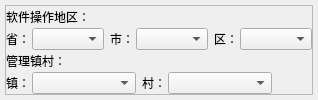
<?xml version="1.0" encoding="UTF-8"?>
<ui version="4.0">
 <class>AddsSelectWidget</class>
 <widget class="QWidget" name="AddsSelectWidget">
  <property name="geometry">
   <rect>
    <x>0</x>
    <y>0</y>
    <width>311</width>
    <height>100</height>
   </rect>
  </property>
  <property name="windowTitle">
   <string>AddsSelectWidget</string>
  </property>
  <layout class="QGridLayout" name="gridLayout">
   <property name="leftMargin">
    <number>5</number>
   </property>
   <property name="topMargin">
    <number>5</number>
   </property>
   <property name="rightMargin">
    <number>5</number>
   </property>
   <property name="bottomMargin">
    <number>5</number>
   </property>
   <property name="spacing">
    <number>0</number>
   </property>
   <item row="0" column="0">
    <widget class="QFrame" name="frame">
     <property name="frameShape">
      <enum>QFrame::StyledPanel</enum>
     </property>
     <property name="frameShadow">
      <enum>QFrame::Raised</enum>
     </property>
     <layout class="QVBoxLayout" name="verticalLayout">
      <property name="spacing">
       <number>0</number>
      </property>
      <property name="leftMargin">
       <number>0</number>
      </property>
      <property name="topMargin">
       <number>0</number>
      </property>
      <property name="rightMargin">
       <number>0</number>
      </property>
      <property name="bottomMargin">
       <number>0</number>
      </property>
      <item>
       <layout class="QHBoxLayout" name="horizontalLayout_3">
        <item>
         <widget class="QLabel" name="label">
          <property name="text">
           <string>软件操作地区：</string>
          </property>
         </widget>
        </item>
        <item>
         <spacer name="horizontalSpacer">
          <property name="orientation">
           <enum>Qt::Horizontal</enum>
          </property>
          <property name="sizeHint" stdset="0">
           <size>
            <width>40</width>
            <height>20</height>
           </size>
          </property>
         </spacer>
        </item>
       </layout>
      </item>
      <item>
       <layout class="QHBoxLayout" name="horizontalLayout">
        <item>
         <widget class="QLabel" name="label_2">
          <property name="sizePolicy">
           <sizepolicy hsizetype="Fixed" vsizetype="Preferred">
            <horstretch>0</horstretch>
            <verstretch>0</verstretch>
           </sizepolicy>
          </property>
          <property name="minimumSize">
           <size>
            <width>20</width>
            <height>0</height>
           </size>
          </property>
          <property name="maximumSize">
           <size>
            <width>20</width>
            <height>16777215</height>
           </size>
          </property>
          <property name="text">
           <string>省：</string>
          </property>
         </widget>
        </item>
        <item>
         <widget class="QComboBox" name="comboBox"/>
        </item>
        <item>
         <widget class="QLabel" name="label_3">
          <property name="sizePolicy">
           <sizepolicy hsizetype="Fixed" vsizetype="Preferred">
            <horstretch>0</horstretch>
            <verstretch>0</verstretch>
           </sizepolicy>
          </property>
          <property name="minimumSize">
           <size>
            <width>20</width>
            <height>0</height>
           </size>
          </property>
          <property name="maximumSize">
           <size>
            <width>20</width>
            <height>16777215</height>
           </size>
          </property>
          <property name="text">
           <string>市：</string>
          </property>
         </widget>
        </item>
        <item>
         <widget class="QComboBox" name="comboBox_2"/>
        </item>
        <item>
         <widget class="QLabel" name="label_4">
          <property name="sizePolicy">
           <sizepolicy hsizetype="Fixed" vsizetype="Preferred">
            <horstretch>0</horstretch>
            <verstretch>0</verstretch>
           </sizepolicy>
          </property>
          <property name="minimumSize">
           <size>
            <width>20</width>
            <height>0</height>
           </size>
          </property>
          <property name="maximumSize">
           <size>
            <width>20</width>
            <height>16777215</height>
           </size>
          </property>
          <property name="text">
           <string>区：</string>
          </property>
         </widget>
        </item>
        <item>
         <widget class="QComboBox" name="comboBox_3"/>
        </item>
       </layout>
      </item>
      <item>
       <layout class="QHBoxLayout" name="horizontalLayout_4">
        <item>
         <widget class="QLabel" name="label_5">
          <property name="text">
           <string>管理镇村：</string>
          </property>
         </widget>
        </item>
        <item>
         <spacer name="horizontalSpacer_2">
          <property name="orientation">
           <enum>Qt::Horizontal</enum>
          </property>
          <property name="sizeHint" stdset="0">
           <size>
            <width>40</width>
            <height>20</height>
           </size>
          </property>
         </spacer>
        </item>
       </layout>
      </item>
      <item>
       <layout class="QHBoxLayout" name="horizontalLayout_2">
        <item>
         <widget class="QLabel" name="label_6">
          <property name="sizePolicy">
           <sizepolicy hsizetype="Fixed" vsizetype="Preferred">
            <horstretch>0</horstretch>
            <verstretch>0</verstretch>
           </sizepolicy>
          </property>
          <property name="minimumSize">
           <size>
            <width>20</width>
            <height>0</height>
           </size>
          </property>
          <property name="maximumSize">
           <size>
            <width>20</width>
            <height>16777215</height>
           </size>
          </property>
          <property name="text">
           <string>镇：</string>
          </property>
         </widget>
        </item>
        <item>
         <widget class="QComboBox" name="comboBox_4"/>
        </item>
        <item>
         <widget class="QLabel" name="label_7">
          <property name="sizePolicy">
           <sizepolicy hsizetype="Fixed" vsizetype="Preferred">
            <horstretch>0</horstretch>
            <verstretch>0</verstretch>
           </sizepolicy>
          </property>
          <property name="minimumSize">
           <size>
            <width>20</width>
            <height>0</height>
           </size>
          </property>
          <property name="maximumSize">
           <size>
            <width>20</width>
            <height>16777215</height>
           </size>
          </property>
          <property name="text">
           <string>村：</string>
          </property>
         </widget>
        </item>
        <item>
         <widget class="QComboBox" name="comboBox_5"/>
        </item>
        <item>
         <spacer name="horizontalSpacer_3">
          <property name="orientation">
           <enum>Qt::Horizontal</enum>
          </property>
          <property name="sizeType">
           <enum>QSizePolicy::Preferred</enum>
          </property>
          <property name="sizeHint" stdset="0">
           <size>
            <width>40</width>
            <height>20</height>
           </size>
          </property>
         </spacer>
        </item>
       </layout>
      </item>
     </layout>
    </widget>
   </item>
  </layout>
 </widget>
 <layoutdefault spacing="6" margin="11"/>
 <resources/>
 <connections/>
</ui>
